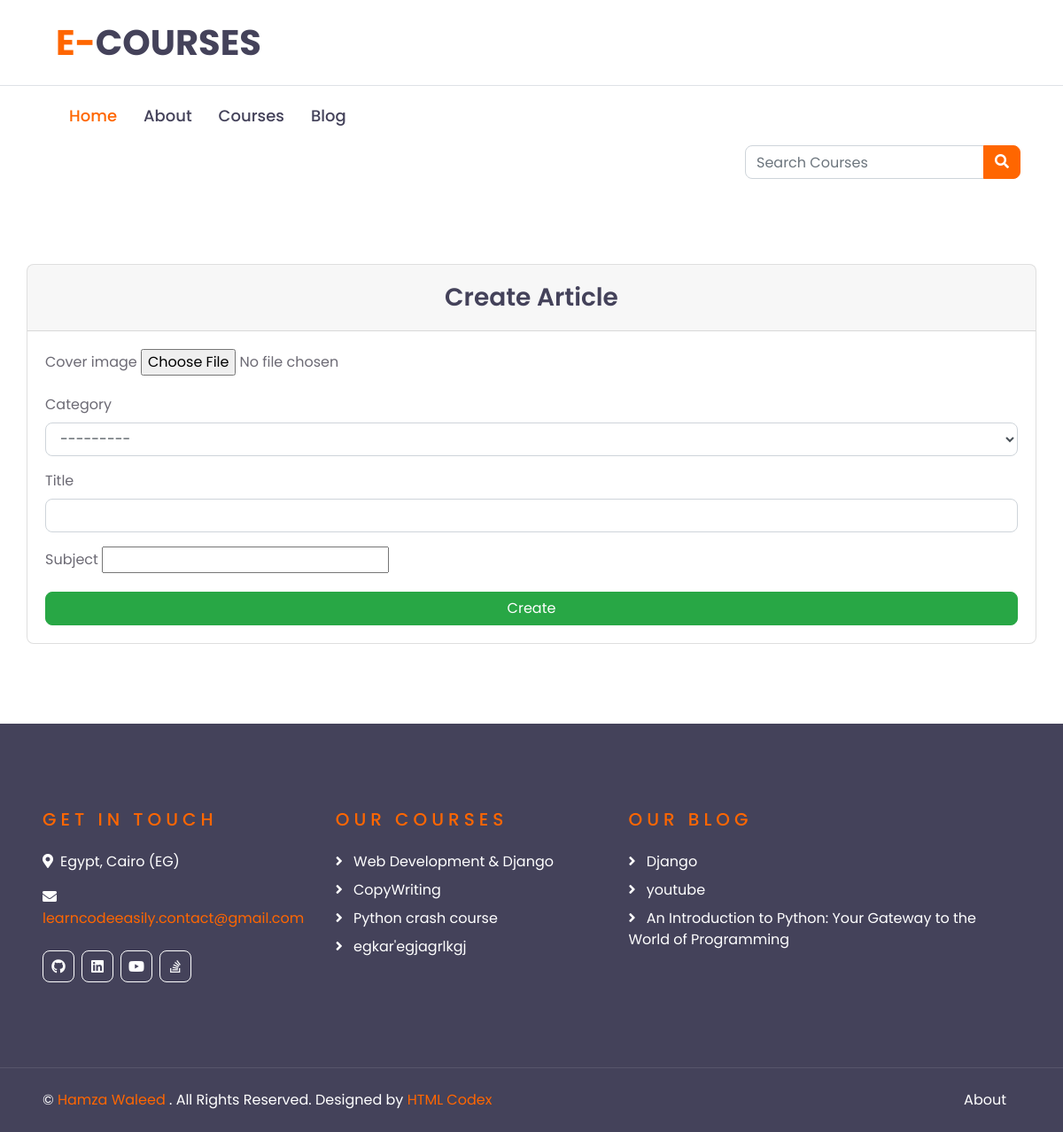
/blog/create/, run on the app's committed database.
### academy_courses/models.py (models this page shows, shortened)
class Urls(models.Model):
    title = models.CharField(max_length=30, default="My Urls")
    icon = models.CharField(
        default='Select an icon',
        choices=SOCIAL_MEDIA_ICONS,
        max_length=100
    )
    url = models.URLField()

class Course(models.Model):
    name = models.CharField(max_length=50)
    description = models.TextField(max_length=5000)
    price = models.FloatField()
    hour = models.IntegerField()
    min = models.IntegerField()
    image = models.ImageField()
    created_at = models.DateTimeField(auto_now_add=True)
    updated_at = models.DateTimeField(auto_now=True)

### academy_blog/models.py (models this page shows, shortened)
class Article(models.Model):
    cover_image = models.ImageField()
    category = models.ForeignKey(Category, on_delete=models.PROTECT)
    title = models.CharField(max_length=100)
    subject = HTMLField(max_length=10000)
    created_at = models.DateTimeField(auto_now_add=True)
    updated_at = models.DateTimeField(auto_now=True)

### academy_blog/views.py (the view)
# urls.py: path('create/', views.ArticleCreateView.as_view(), name='article_create'),
class ArticleCreateView(CreateView):
    model = Article
    form_class = ArticleForm
    template_name = 'create.html'
    success_url = reverse_lazy('article_view')

### academy_blog/froms.py
class ArticleForm(forms.ModelForm):
    subject = forms.CharField(widget=TinyMCE(attrs={'cols': 80, 'rows': 30}))
    class Meta:
        model = Article
        fields = ['cover_image', 'category', 'title', 'subject']
        widgets = {
            'category': forms.Select(attrs=field_attrs),
            'title': forms.TextInput(attrs=field_attrs),
        }

### academy_blog/models.py (called while the page is built)
    def __str__(self):
        return self.title

### academy_courses/custom_context_proccessor.py (called while the page is built)
def slider_footer(request):
    course = Course.objects.all()[:20]
    opinion = Opinion.objects.all()
    url = Urls.objects.all()
    article = Article.objects.all()[:20]
    return {
        'courses': course,
        'opinions': opinion,
        'urls': url,
        'arts': article
    }

def category(request):
    cat = Category.objects.all()
    latest_article = Article.objects.order_by('-created_at')[:10]
    return {
        'cats': cat,
        'la_ar': latest_article,
    }

### academy_blog/templates/create.html (shortened to what this page needs)
{% extends 'base.html' %}
{% load i18n %}
{% block content %}
    <div class="container">
        <div class="row justify-content-md-center">
            <div class="card col-md-12 px-0">
                <div class="card-header text-center">
                    <h3 class="mb-0 py-2">{% trans 'Create Article' %}</h3>
                </div>
                <div class="card-body">
                    <form method="post" enctype="multipart/form-data">
                        {% for field in form %}
                            <div class="mb-3">
                                <label class="form-label">{{ field.label }}</label>
                                {{ field }}
                            </div>
                        {% endfor %}
                        <div class="d-grid gap-2">
                            <button type="submit" class="btn btn-success btn-block">
                                {% translate 'Create' %}
                            </button>
                        </div>
                    </form>
                </div>
            </div>
        </div>
    </div>
{% endblock content %}

### academy_courses/templates/partials/footer.html
{% load i18n %}
<div class="container-fluid bg-dark text-white py-5 px-sm-3 px-lg-5" style="margin-top: 90px;">
    <div class="row pt-5">
        <div class="col-lg-7 col-md-12">
            <div class="row">
                <div class="col-md-6 mb-5">
                    <h5 class="text-primary text-uppercase mb-4" style="letter-spacing: 5px;">{% trans 'Get In Touch' %}</h5>
                    <p><i class="fa fa-map-marker-alt mr-2"></i>{% trans 'Egypt, Cairo (EG)' %}</p>
                    <p><i class="fa fa-envelope mr-2"></i><a href="javascript:openmail();">learncodeeasily.contact@gmail.com</a></p>
                    <div class="d-flex justify-content-start mt-4">
                        {% for url in urls %}
                            <a class="btn btn-outline-light btn-square mr-2" href="{{ url.url }}"><i class="fab {{ url.icon }}"></i></a>
                        {% endfor %}
                    </div>
                </div>
                <div class="col-md-6 mb-5">
                    <h5 class="text-primary text-uppercase mb-4" style="letter-spacing: 5px;">{% trans 'Our Courses' %}</h5>
                    <div class="d-flex flex-column justify-content-start">
                        {% for course in courses %}
                            <a class="text-white mb-2" href="{% url 'course_list' course.id %}"><i class="fa fa-angle-right mr-2"></i> {{ course.name }} </a>
                        {% endfor %}
                    </div>
                </div>
            </div>
        </div>
        <div class="col-lg-5 col-md-12 mb-5">
            <h5 class="text-primary text-uppercase mb-4" style="letter-spacing: 5px;">{% trans 'Our Blog' %}</h5>
            <div class="d-flex flex-column justify-content-start">
                {% for art in arts %}
                    <a class="text-white mb-2" href="{% url 'article_view' art.id %}"><i class="fa fa-angle-right mr-2"></i> {{ art.title }} </a>
                {% endfor %}
            </div>
        </div>
    </div>
</div>
<div class="container-fluid bg-dark text-white border-top py-4 px-sm-3 px-md-5" style="border-color: rgba(256, 256, 256, .1) !important;">
    <div class="row">
        <div class="col-lg-6 text-center text-md-left mb-3 mb-md-0">
            <p class="m-0 text-white">&copy; <a href="/">{% trans 'Hamza Waleed' %}</a> {% trans '. All Rights Reserved. Designed by' %}<a href="https://htmlcodex.com"> HTML Codex</a>
            </p>
        </div>
        <div class="col-lg-6 text-center text-md-right">
            <ul class="nav d-inline-flex">
                <li class="nav-item">
                    <a class="nav-link text-white py-0" href="{% url 'about' %}">{% trans 'About' %}</a>
                </li>
            </ul>
        </div>
    </div>
</div>

### data on the page
Course: name "Web Development & Django"
Course: name "CopyWriting"
Course: name "Python crash course"
Course: name "egkar'egjagrlkgj"
Article: title "Django"
Article: title "youtube"
Article: title "An Introduction to Python: Your Gateway to the World of Programming"

### other printed values
{{ field.label }} "Cover image" "Category" "Title" "Subject"
